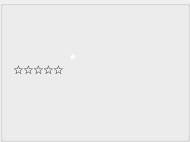
       <widget class="QGroupBox" name="groupBox7">
        <property name="minimumSize">
         <size>
          <width>190</width>
          <height>142</height>
         </size>
        </property>
        <property name="maximumSize">
         <size>
          <width>190</width>
          <height>142</height>
         </size>
        </property>
        <property name="title">
         <string/>
        </property>
        <widget class="MyAvatarLabel" name="label_Avatar7">
         <property name="geometry">
          <rect>
           <x>13</x>
           <y>13</y>
           <width>50</width>
           <height>50</height>
          </rect>
         </property>
         <property name="minimumSize">
          <size>
           <width>50</width>
           <height>50</height>
          </size>
         </property>
         <property name="maximumSize">
          <size>
           <width>50</width>
           <height>50</height>
          </size>
         </property>
         <property name="scaledContents">
          <bool>true</bool>
         </property>
        </widget>
        <widget class="MyNameLabel" name="label_PlayerName7">
         <property name="geometry">
          <rect>
           <x>70</x>
           <y>11</y>
           <width>104</width>
           <height>14</height>
          </rect>
         </property>
         <property name="minimumSize">
          <size>
           <width>0</width>
           <height>14</height>
          </size>
         </property>
         <property name="maximumSize">
          <size>
           <width>16777215</width>
           <height>14</height>
          </size>
         </property>
         <property name="alignment">
          <set>Qt::AlignLeading|Qt::AlignLeft|Qt::AlignTop</set>
         </property>
         <property name="openExternalLinks">
          <bool>true</bool>
         </property>
        </widget>
        <widget class="MySetLabel" name="textLabel_Set7">
         <property name="geometry">
          <rect>
           <x>70</x>
           <y>119</y>
           <width>104</width>
           <height>14</height>
          </rect>
         </property>
         <property name="minimumSize">
          <size>
           <width>0</width>
           <height>14</height>
          </size>
         </property>
         <property name="maximumSize">
          <size>
           <width>16777215</width>
           <height>14</height>
          </size>
         </property>
         <property name="alignment">
          <set>Qt::AlignBottom|Qt::AlignHCenter</set>
         </property>
        </widget>
        <widget class="MyCashLabel" name="textLabel_Cash7">
         <property name="geometry">
          <rect>
           <x>70</x>
           <y>25</y>
           <width>104</width>
           <height>14</height>
          </rect>
         </property>
         <property name="minimumSize">
          <size>
           <width>35</width>
           <height>14</height>
          </size>
         </property>
         <property name="maximumSize">
          <size>
           <width>16777215</width>
           <height>14</height>
          </size>
         </property>
        </widget>
        <widget class="QLabel" name="textLabel_Button7">
         <property name="geometry">
          <rect>
           <x>18</x>
           <y>88</y>
           <width>40</width>
           <height>42</height>
          </rect>
         </property>
         <property name="minimumSize">
          <size>
           <width>40</width>
           <height>42</height>
          </size>
         </property>
         <property name="maximumSize">
          <size>
           <width>40</width>
           <height>42</height>
          </size>
         </property>
         <property name="text">
          <string/>
         </property>
         <property name="scaledContents">
          <bool>true</bool>
         </property>
        </widget>
        <widget class="MyCardsPixmapLabel" name="pixmapLabel_card7a">
         <property name="geometry">
          <rect>
           <x>86</x>
           <y>39</y>
           <width>48</width>
           <height>76</height>
          </rect>
         </property>
         <property name="scaledContents">
          <bool>true</bool>
         </property>
        </widget>
        <widget class="MyCardsPixmapLabel" name="pixmapLabel_card7b">
         <property name="geometry">
          <rect>
           <x>110</x>
           <y>39</y>
           <width>48</width>
           <height>76</height>
          </rect>
         </property>
         <property name="scaledContents">
          <bool>true</bool>
         </property>
        </widget>
        <widget class="MyStatusLabel" name="textLabel_Status7">
         <property name="geometry">
          <rect>
           <x>67</x>
           <y>56</y>
           <width>111</width>
           <height>40</height>
          </rect>
         </property>
         <property name="minimumSize">
          <size>
           <width>0</width>
           <height>20</height>
          </size>
         </property>
         <property name="text">
          <string/>
         </property>
         <property name="alignment">
          <set>Qt::AlignCenter</set>
         </property>
        </widget>
        <widget class="MyTimeoutLabel" name="label_Timeout7">
         <property name="geometry">
          <rect>
           <x>12</x>
           <y>75</y>
           <width>52</width>
           <height>10</height>
          </rect>
         </property>
         <property name="text">
          <string/>
         </property>
        </widget>
        <widget class="QLabel" name="label_playerTip7">
         <property name="geometry">
          <rect>
           <x>70</x>
           <y>50</y>
           <width>16</width>
           <height>17</height>
          </rect>
         </property>
         <property name="text">
          <string>&lt;!DOCTYPE HTML PUBLIC &quot;-//W3C//DTD HTML 4.0//EN&quot; &quot;http://www.w3.org/TR/REC-html40/strict.dtd&quot;&gt;
&lt;html&gt;&lt;head&gt;&lt;meta name=&quot;qrichtext&quot; content=&quot;1&quot; /&gt;&lt;style type=&quot;text/css&quot;&gt;
p, li { white-space: pre-wrap; }
&lt;/style&gt;&lt;/head&gt;&lt;body style=&quot; font-family:'Ubuntu'; font-size:11pt; font-weight:400; font-style:normal;&quot;&gt;
&lt;p style=&quot; margin-top:0px; margin-bottom:0px; margin-left:0px; margin-right:0px; -qt-block-indent:0; text-indent:0px;&quot;&gt;&lt;span style=&quot; font-weight:600; color:#ffffff;&quot;&gt;*&lt;/span&gt;&lt;/p&gt;&lt;/body&gt;&lt;/html&gt;</string>
         </property>
        </widget>
        <widget class="QLabel" name="label_Star37">
         <property name="geometry">
          <rect>
           <x>33</x>
           <y>62</y>
           <width>12</width>
           <height>12</height>
          </rect>
         </property>
         <property name="text">
          <string>&lt;a&gt;&amp;#9734;&lt;/a&gt;</string>
         </property>
        </widget>
        <widget class="QLabel" name="label_Star27">
         <property name="geometry">
          <rect>
           <x>23</x>
           <y>62</y>
           <width>12</width>
           <height>12</height>
          </rect>
         </property>
         <property name="text">
          <string>&lt;a&gt;&amp;#9734;&lt;/a&gt;</string>
         </property>
        </widget>
        <widget class="QLabel" name="label_Star57">
         <property name="geometry">
          <rect>
           <x>53</x>
           <y>62</y>
           <width>12</width>
           <height>12</height>
          </rect>
         </property>
         <property name="text">
          <string>&lt;a&gt;&amp;#9734;&lt;/a&gt;</string>
         </property>
        </widget>
        <widget class="QLabel" name="label_Star47">
         <property name="geometry">
          <rect>
           <x>43</x>
           <y>62</y>
           <width>12</width>
           <height>12</height>
          </rect>
         </property>
         <property name="text">
          <string>&lt;a&gt;&amp;#9734;&lt;/a&gt;</string>
         </property>
        </widget>
        <widget class="QLabel" name="label_Star17">
         <property name="geometry">
          <rect>
           <x>13</x>
           <y>62</y>
           <width>12</width>
           <height>12</height>
          </rect>
         </property>
         <property name="text">
          <string>&lt;a&gt;&amp;#9734;&lt;/a&gt;</string>
         </property>
        </widget>
       </widget>
